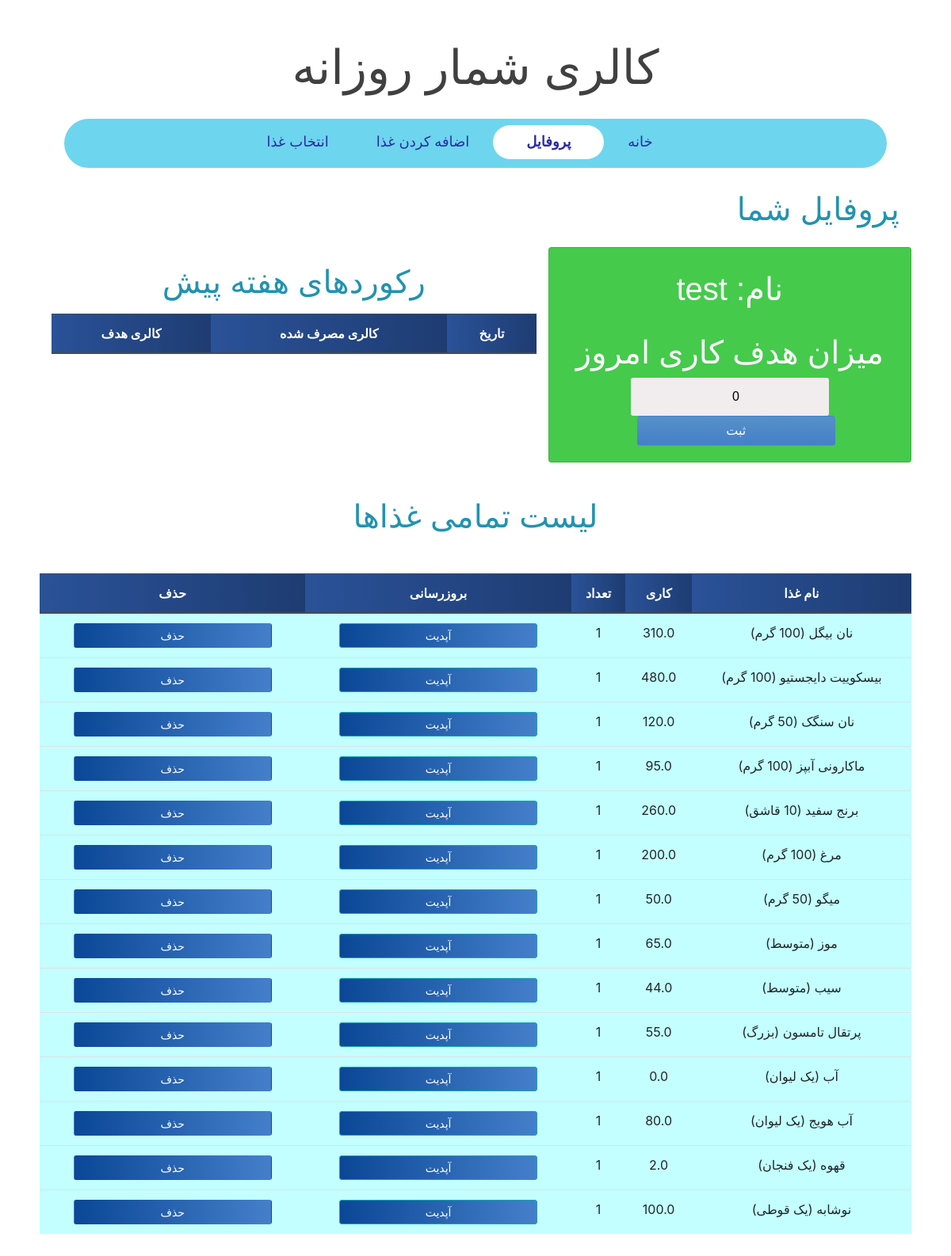
The app's page /profile/ (signed in) with its own data.
### calories/models.py (models this page shows, shortened)
class Profile(models.Model):
	meals = (
		('صبحانه', 'صبحانه'),
		('نهار', 'نهار'),
		('شام', 'شام'),
	)
	person_of = models.ForeignKey(User,null=True,on_delete=models.CASCADE)
	calorie_count = models.FloatField(default=0,null=True,blank=True)
	food_selected = models.ForeignKey(Food,on_delete=models.CASCADE,null=True,blank=True)
	quantity = models.FloatField(default=0)
	total_calorie = models.FloatField(default=0,null=True)
	date = models.DateField(auto_now_add = True)
	calorie_goal = models.PositiveIntegerField(default=0)
	all_food_selected_today = models.ManyToManyField(Food,through='PostFood',related_name='inventory')
	meal = models.CharField(max_length=50, choices=meals, default='صبحانه')

class Food(models.Model):
	name = models.CharField(max_length=200 ,null=False)
	quantity = models.PositiveIntegerField(null=False,default=0)
	calorie = models.FloatField(null=False,default=0)
	person_of = models.ForeignKey(User,null=True,on_delete=models.CASCADE)

### calories/views.py (the view)
# urls.py: path('profile/',ProfilePage,name='profile'),
@login_required
def ProfilePage(request):
	person = Profile.objects.filter(person_of=request.user).last()
	food_items = Food.objects.filter(person_of=request.user)
	form = ProfileForm(instance=person)
	if request.method == 'POST':
		form = ProfileForm(request.POST,instance=person)
		if form.is_valid():
			form.save()
			return redirect('profile')
	else:
		form = ProfileForm(instance=person)
	some_day_last_week = timezone.now().date() -timedelta(days=7)
	records=Profile.objects.filter(date__gte=some_day_last_week,date__lt=timezone.now().date(),person_of=request.user)
	context = {'form':form,'food_items':food_items,'records':records}
	return render(request, 'profile.html',context)

### calories/forms.py
class ProfileForm(forms.ModelForm):
	class Meta:
		model = Profile
		fields = ('calorie_goal',)

### templates/profile.html (shortened to what this page needs)
{% extends 'base.html' %}
{% block content %}
<div class="container-fluid">
    <h1 class="headline">پروفایل شما</h1>
        <div class="row mt-4 mb-4">
            <div class="col-lg-5 card card-body">
            <div class="app-title">
                <h1 class="text-center profile-text mt-2">نام: {{ request.user }} </h1>
            </div>
            <form method="POST" action="" class="login-form pt-4">
                {% for field in form %}
                <h1>میزان هدف کاری امروز</h1>
                {{ field }}
                {% endfor %}
                <input class="btn login_btn profile-submit ml-3" type="submit" value="ثبت">
            </form>
        </div>
        <div class="col-lg-7">
        <h1 class="text-center headline pb-2">رکوردهای هفته پیش</h1>
        <table class="table text-center">
            <thead class="thead-dark">
                <tr>
                    <th scope="col">تاریخ</th>
                    <th scope="col">کالری مصرف شده</th>
                    <th scope="col">کالری هدف</th>
                </tr>
            </thead>
        </table>
    </div>
     </div>
    <h1 class="text-center headline">لیست تمامی غذاها</h1>
     <div class="row mt-5">
      <table class="table text-center">
            <thead class="thead-dark">
                <tr>
                    <th scope="col">نام غذا</th>
                    <th scope="col">کاری</th>
                    <th scope="col">تعداد</th>
                    <th scope="col">بروزرسانی</th>
                    <th scope="col">حذف</th>
                </tr>
            </thead>
            <tbody>
                {% for food in food_items %}
                <tr>
                    <td>{{ food.name }}</td>
                    <td>{{ food.calorie }}</td>
                    <td>{{ food.quantity }}</td>
                    <td><a class="btn btn-sm btn-info" href="{% url 'update_food' food.id %}">آپدیت</a></td>
                    <td><a class="btn btn-sm " href="{% url 'delete_food' food.id %}">حذف</a></td>
                </tr>
                {% endfor %}
            </tbody>
        </table>
    </div>
</div>
{% endblock content %}

### static/css/base.css (style rules this page uses)
a { text-decoration:none !important; }
body { font-family: Arial; background-color: #3498DB; padding: 50px; }
.app-title { text-align: center; color: #404040; }
.login-form { text-align: center; }
input { text-align: center; background-color: #f1eced; border: 2px solid transparent; border-radius: 3px; font-size: 16px; font-weight: 200; padding: 10px 0; width: 250px; transition: border .5s; }
.btn { background: #0a4796; background: -webkit-linear-gradient(to right, #0a4796, #457fca); background: linear-gradient(to right, #0a4796, #457fca); color: white !important; font-size: 16px; line-height: 25px; padding: 10px 0; text-decoration: none; text-shadow: none; border-radius: 3px; box-shadow: none; transition: 0.25s; display: block; width: 250px; margin: 0 auto; }
.card { background: #45ca4c; background: -webkit-linear-gradient(to right, #45ca4c, #45ca4c); background: linear-gradient(to right, #45ca4c, #45ca4c); color:white; }
.card::before, .card::after { position: absolute; top: 0; right: 0; bottom: 0; left: 0; transform: scale3d(0, 0, 1); transition: transform .3s ease-out 0s; background: rgba(255, 255, 255, 0.1); content: ''; pointer-events: none; }
.card::before { transform-origin: left top; }
.card::after { transform-origin: right bottom; }
th { background: #2a5298; background: -webkit-linear-gradient(to right, #2a5298, #1e3c72); background: linear-gradient(to right, #2a5298, #1e3c72); }
.card { font-family: 'Arial'; }
.headline { text-align: right; font-family: 'Arial'; padding-top:20px; color: #2193b0; color: -webkit-linear-gradient(to right, #6dd5ed, #2193b0); color: linear-gradient(to right, #6dd5ed, #2193b0); }
.profile-text { color:white; font-family: 'Arial'; }
.table { background-color: rgb(195, 255, 255); color: #ad1818; }
.profile-submit { background: #457fca; background: -webkit-linear-gradient(to bottom, #5691c8, #457fca); background: linear-gradient(to bottom, #5691c8, #457fca); }

### records on screen
Profile: form "0"
Food: name "نان بیگل (100 گرم)", calorie "310.0", quantity "1"
Food: name "بیسکوییت دایجستیو (100 گرم)", calorie "480.0", quantity "1"
Food: name "نان سنگک (50 گرم)", calorie "120.0", quantity "1"
Food: name "ماکارونی آبپز (100 گرم)", calorie "95.0", quantity "1"
Food: name "برنج سفید (10 قاشق)", calorie "260.0", quantity "1"
Food: name "مرغ (100 گرم)", calorie "200.0", quantity "1"
Food: name "میگو (50 گرم)", calorie "50.0", quantity "1"
Food: name "موز (متوسط)", calorie "65.0", quantity "1"
Food: name "سیب (متوسط)", calorie "44.0", quantity "1"
Food: name "پرتقال تامسون (بزرگ)", calorie "55.0", quantity "1"
Food: name "آب (یک لیوان)", calorie "0.0", quantity "1"
Food: name "آب هویج (یک لیوان)", calorie "80.0", quantity "1"
Food: name "قهوه (یک فنجان)", calorie "2.0", quantity "1"
Food: name "نوشابه (یک قوطی)", calorie "100.0", quantity "1"

### other values on screen
{{ request.user }} "test"
